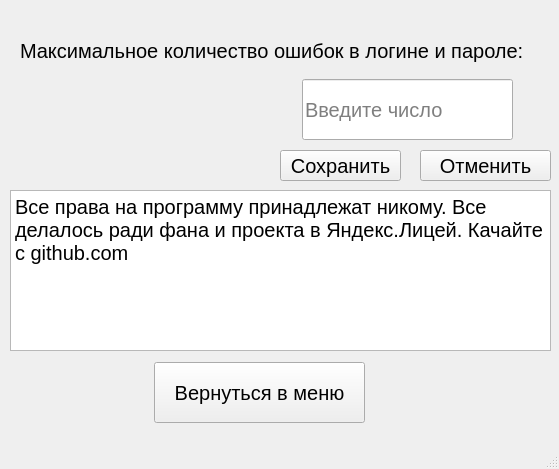
<?xml version="1.0" encoding="UTF-8"?>
<ui version="4.0">
 <class>Settingns</class>
 <widget class="QMainWindow" name="Settingns">
  <property name="geometry">
   <rect>
    <x>0</x>
    <y>0</y>
    <width>559</width>
    <height>469</height>
   </rect>
  </property>
  <property name="font">
   <font>
    <pointsize>15</pointsize>
   </font>
  </property>
  <property name="windowTitle">
   <string>MainWindow</string>
  </property>
  <widget class="QWidget" name="centralwidget">
   <widget class="QLabel" name="text1">
    <property name="geometry">
     <rect>
      <x>20</x>
      <y>0</y>
      <width>521</width>
      <height>101</height>
     </rect>
    </property>
    <property name="text">
     <string>Максимальное количество ошибок в логине и пароле:</string>
    </property>
   </widget>
   <widget class="QLineEdit" name="max_num">
    <property name="geometry">
     <rect>
      <x>302</x>
      <y>79</y>
      <width>211</width>
      <height>61</height>
     </rect>
    </property>
    <property name="placeholderText">
     <string>Введите число</string>
    </property>
   </widget>
   <widget class="QPushButton" name="cancel">
    <property name="geometry">
     <rect>
      <x>420</x>
      <y>150</y>
      <width>131</width>
      <height>31</height>
     </rect>
    </property>
    <property name="text">
     <string>Отменить</string>
    </property>
   </widget>
   <widget class="QPushButton" name="save">
    <property name="geometry">
     <rect>
      <x>280</x>
      <y>150</y>
      <width>121</width>
      <height>31</height>
     </rect>
    </property>
    <property name="text">
     <string>Сохранить</string>
    </property>
   </widget>
   <widget class="QTextEdit" name="textEdit">
    <property name="geometry">
     <rect>
      <x>10</x>
      <y>190</y>
      <width>541</width>
      <height>161</height>
     </rect>
    </property>
    <property name="font">
     <font>
      <pointsize>10</pointsize>
     </font>
    </property>
    <property name="html">
     <string>&lt;!DOCTYPE HTML PUBLIC &quot;-//W3C//DTD HTML 4.0//EN&quot; &quot;http://www.w3.org/TR/REC-html40/strict.dtd&quot;&gt;
&lt;html&gt;&lt;head&gt;&lt;meta name=&quot;qrichtext&quot; content=&quot;1&quot; /&gt;&lt;style type=&quot;text/css&quot;&gt;
p, li { white-space: pre-wrap; }
&lt;/style&gt;&lt;/head&gt;&lt;body style=&quot; font-family:'MS Shell Dlg 2'; font-size:10pt; font-weight:400; font-style:normal;&quot;&gt;
&lt;p style=&quot; margin-top:0px; margin-bottom:0px; margin-left:0px; margin-right:0px; -qt-block-indent:0; text-indent:0px;&quot;&gt;&lt;span style=&quot; font-size:15pt;&quot;&gt;Все права на программу принадлежат никому. Все делалось ради фана и проекта в Яндекс.Лицей. Качайте с github.com&lt;/span&gt;&lt;/p&gt;&lt;/body&gt;&lt;/html&gt;</string>
    </property>
   </widget>
   <widget class="QLabel" name="ErrorText">
    <property name="geometry">
     <rect>
      <x>16</x>
      <y>102</y>
      <width>281</width>
      <height>41</height>
     </rect>
    </property>
    <property name="text">
     <string/>
    </property>
   </widget>
   <widget class="QPushButton" name="exit">
    <property name="geometry">
     <rect>
      <x>154</x>
      <y>362</y>
      <width>211</width>
      <height>61</height>
     </rect>
    </property>
    <property name="text">
     <string>Вернуться в меню</string>
    </property>
   </widget>
  </widget>
  <widget class="QStatusBar" name="statusbar"/>
 </widget>
 <resources/>
 <connections/>
</ui>
